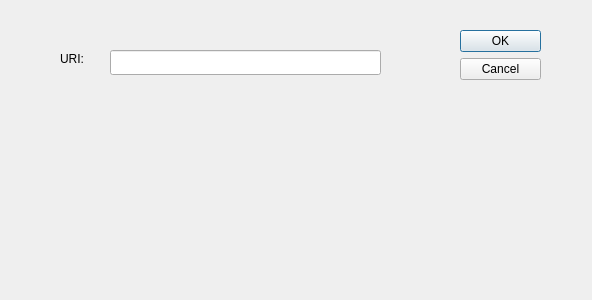
<?xml version="1.0" encoding="UTF-8"?>
<ui version="4.0">
 <class>ConfigureDialog</class>
 <widget class="QDialog" name="ConfigureDialog">
  <property name="geometry">
   <rect>
    <x>0</x>
    <y>0</y>
    <width>592</width>
    <height>300</height>
   </rect>
  </property>
  <property name="windowTitle">
   <string>Dialog</string>
  </property>
  <widget class="QDialogButtonBox" name="buttonBox">
   <property name="geometry">
    <rect>
     <x>460</x>
     <y>30</y>
     <width>81</width>
     <height>241</height>
    </rect>
   </property>
   <property name="orientation">
    <enum>Qt::Vertical</enum>
   </property>
   <property name="standardButtons">
    <set>QDialogButtonBox::Cancel|QDialogButtonBox::Ok</set>
   </property>
  </widget>
  <widget class="QLabel" name="label">
   <property name="geometry">
    <rect>
     <x>60</x>
     <y>50</y>
     <width>67</width>
     <height>17</height>
    </rect>
   </property>
   <property name="text">
    <string>URI:</string>
   </property>
  </widget>
  <widget class="QLineEdit" name="uri">
   <property name="geometry">
    <rect>
     <x>110</x>
     <y>50</y>
     <width>271</width>
     <height>25</height>
    </rect>
   </property>
  </widget>
 </widget>
 <resources/>
 <connections>
  <connection>
   <sender>buttonBox</sender>
   <signal>accepted()</signal>
   <receiver>ConfigureDialog</receiver>
   <slot>accept()</slot>
   <hints>
    <hint type="sourcelabel">
     <x>248</x>
     <y>254</y>
    </hint>
    <hint type="destinationlabel">
     <x>157</x>
     <y>274</y>
    </hint>
   </hints>
  </connection>
  <connection>
   <sender>buttonBox</sender>
   <signal>rejected()</signal>
   <receiver>ConfigureDialog</receiver>
   <slot>reject()</slot>
   <hints>
    <hint type="sourcelabel">
     <x>316</x>
     <y>260</y>
    </hint>
    <hint type="destinationlabel">
     <x>286</x>
     <y>274</y>
    </hint>
   </hints>
  </connection>
 </connections>
</ui>
